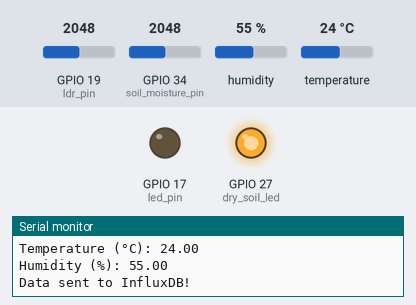
The sketch below on a simulated ESP32. Parts: output pins drawn as LEDs (lit = HIGH), the last lines printed to the serial monitor. The test bench sets the inputs (shaded band); at power-on: GPIO 34 (soil_moisture_pin) = 2048, GPIO 19 (ldr_pin) = 2048, humidity 55 %, temperature 24 °C. WiFi joins after 1.5 s; servers stay silent unless stated; uploads are accepted with an empty reply; the local clock reads 2024-03-15 10:24:30 at power-on unless the sketch sets it.

Above: at 2.7 s.
2.8 s: GPIO 34 (soil_moisture_pin) set to 3656
5.8 s: GPIO 34 (soil_moisture_pin) set to 3762
At 7.2 s:
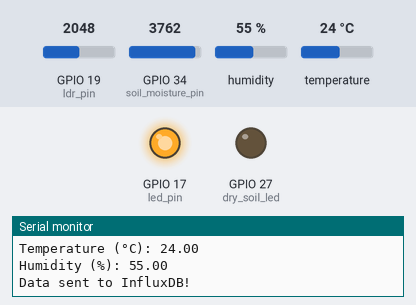
8.8 s: GPIO 34 (soil_moisture_pin) set to 2960
At 11.6 s:
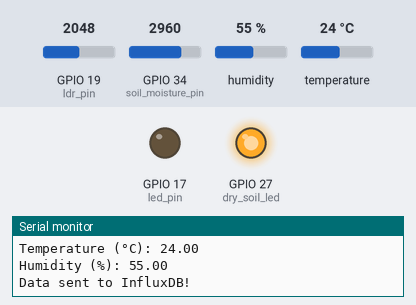
11.9 s: GPIO 34 (soil_moisture_pin) set to 3972
At 13.1 s:
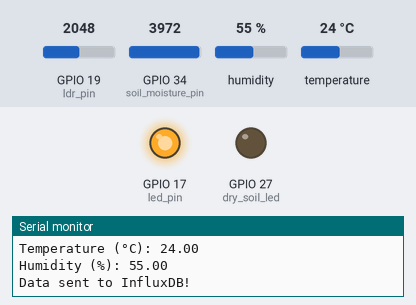
Timing chart, 0 to 14.9 s (numbered marks = the images above; inputs shaded):
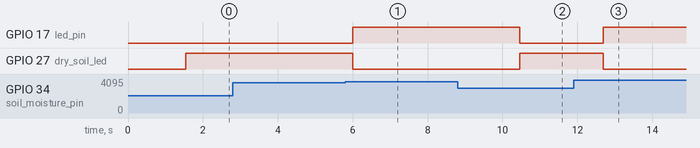

Measured:
- the behaviour switches between 3722 and 3723 on GPIO 34 (soil_moisture_pin) (found by bisection; images 0 and 1)
- after the input at 5.8 s, GPIO 17 (led_pin): LOW → HIGH after 0.21 s; GPIO 27 (dry_soil_led): HIGH → LOW after 0.21 s
- after the input at 8.8 s, GPIO 17 (led_pin): HIGH → LOW after 1.7 s; GPIO 27 (dry_soil_led): LOW → HIGH after 1.7 s
- after the input at 11.9 s, GPIO 17 (led_pin): LOW → HIGH after 0.79 s; GPIO 27 (dry_soil_led): HIGH → LOW after 0.79 s

The sketch:

soile2.ino
```cpp
#include <WiFi.h>
#include <HTTPClient.h>
#include <time.h>
#include <DHT.h>  // Include DHT sensor library

// WiFi credentials
const char* ssid = "Update me in case of proaction";
const char* password = "Update me in case of proaction";

// InfluxDB configuration
const String influxDB_URL = "Update me in case of proaction";
const String influxDB_Token = "Update me in case of proaction";

// Pins
#define soil_moisture_pin 34  // ADC1 pin (GPIO34)
#define ldr_pin 19  // GPIO19 for LDR sensor
#define led_pin 17
#define dry_soil_led 27
#define DHT_PIN 18  // GPIO18 for DHT11 data pin

// Threshold
#define moisture_threshold 3000

// Initialize DHT sensor
#define DHT_TYPE DHT11
DHT dht(DHT_PIN, DHT_TYPE);

void setup() {
  Serial.begin(9600);
  pinMode(led_pin, OUTPUT);
  pinMode(dry_soil_led, OUTPUT);
  dht.begin();  // Start DHT sensor

  // Connect to WiFi
  WiFi.begin(ssid, password);
  Serial.print("Connecting to WiFi");
  while (WiFi.status() != WL_CONNECTED) {
    delay(500);
    Serial.print(".");
  }
  Serial.println("\nConnected!");

  // Configure time (for InfluxDB timestamp)
  configTime(0, 0, "pool.ntp.org");  // Get time from NTP
}

void loop() {
  // Robust WiFi reconnection
  if (WiFi.status() != WL_CONNECTED) {
    Serial.println("WiFi disconnected! Reconnecting...");
    WiFi.disconnect();
    WiFi.begin(ssid, password);
    unsigned long start = millis();
    while (WiFi.status() != WL_CONNECTED && millis() - start < 10000) {
      delay(500);
      Serial.print(".");
    }
    if (WiFi.status() == WL_CONNECTED) {
      Serial.println("\nReconnected!");
    } else {
      Serial.println("\nFailed to reconnect!");
      return;  // Skip loop iteration if offline
    }
  }

  // Read soil moisture sensor (in millivolts)
  int soil_moisture_value = analogReadMilliVolts(soil_moisture_pin);
  Serial.print("Moisture (mV): ");
  Serial.println(soil_moisture_value);

  // Read LDR sensor (in millivolts)
  int light_value = analogReadMilliVolts(ldr_pin);
  Serial.print("Light Level (mV): ");
  Serial.println(light_value);

  // Read DHT11 sensor data
  float temperature = dht.readTemperature();
  float humidity = dht.readHumidity();

  // Print DHT11 readings
  Serial.print("Temperature (°C): ");
  Serial.println(temperature);
  Serial.print("Humidity (%): ");
  Serial.println(humidity);

  // Control LEDs
  if (soil_moisture_value < moisture_threshold) {
    digitalWrite(dry_soil_led, HIGH);
    digitalWrite(led_pin, LOW);
  } else {
    digitalWrite(dry_soil_led, LOW);
    digitalWrite(led_pin, HIGH);
  }

  // Send to InfluxDB
  if (!isnan(temperature) && !isnan(humidity)) {
    sendToInfluxDB(soil_moisture_value, light_value, temperature, humidity);
  } else {
    Serial.println("Invalid temperature/humidity readings");
  }

  delay(2000);
}

void sendToInfluxDB(int moisture_value, int light_value, float temperature, float humidity) {
  HTTPClient http;

  // Send all data in the same bucket with different fields
  String payload = "environment_data,location=field1 soil_moisture=" + String(moisture_value) +
                   ",light_level=" + String(light_value) +
                   ",temperature=" + String(temperature) +
                   ",humidity=" + String(humidity) +
                   " " + String(time(nullptr));

  http.begin(influxDB_URL);
  http.addHeader("Authorization", "Token " + influxDB_Token);
  http.addHeader("Content-Type", "text/plain");

  int httpCode = http.POST(payload);

  if (httpCode == HTTP_CODE_NO_CONTENT || httpCode == HTTP_CODE_OK) {  // 204 or 200
    Serial.println("Data sent to InfluxDB!");
  } else {
    Serial.print("InfluxDB Error: ");
    Serial.println(httpCode);
  }
  http.end();
}
```
